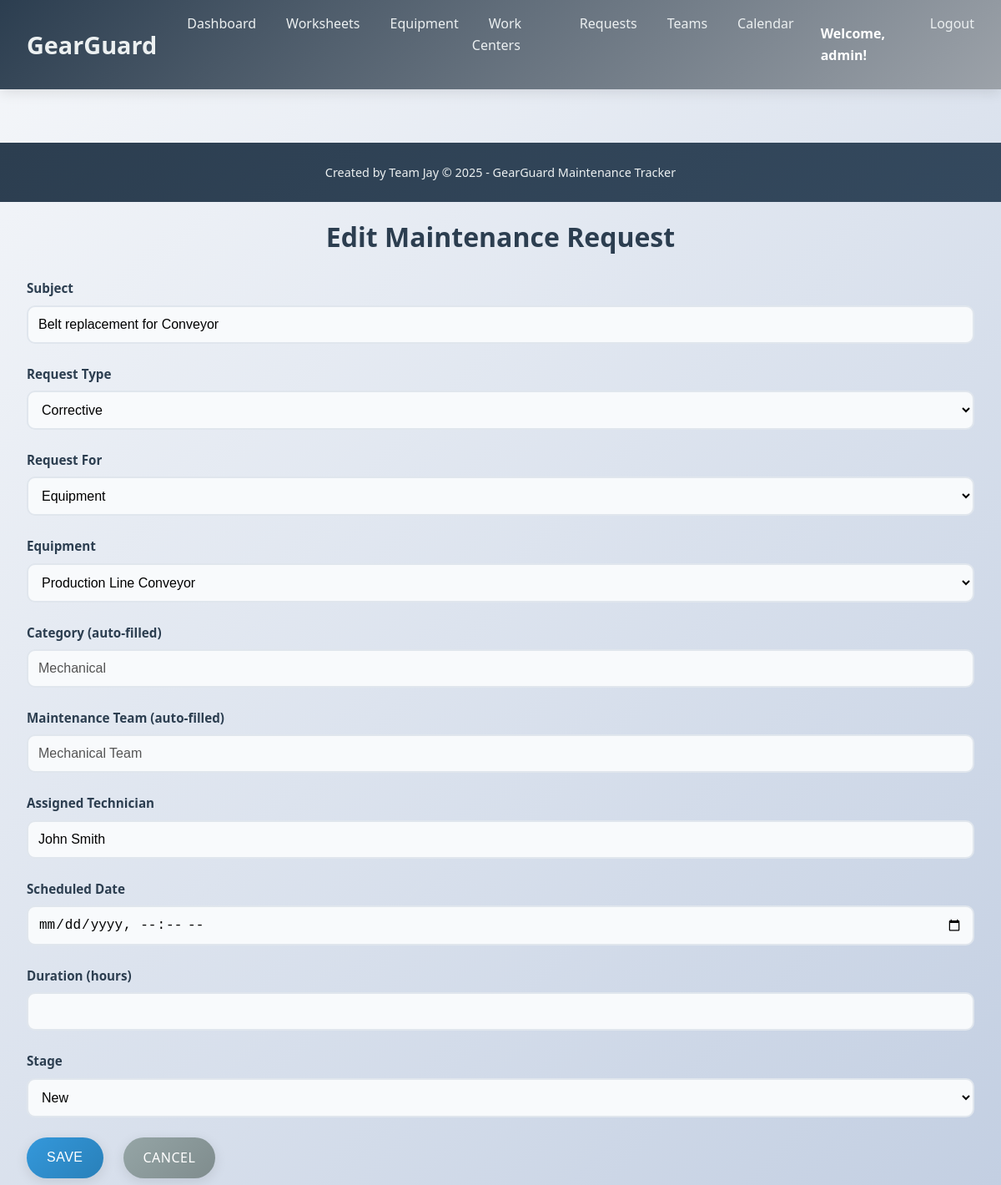
The page /request/1/edit (signed in) on the database its author committed.
### models.py (models this page shows, shortened)
class User(db.Model):
    __tablename__ = 'users'
    id = db.Column(db.Integer, primary_key=True)
    username = db.Column(db.String(80), unique=True, nullable=False)
    email = db.Column(db.String(120), unique=True, nullable=False)
    password_hash = db.Column(db.String(120), nullable=False)
    role = db.Column(db.String(20), default='user')  # admin, manager, user
    created_at = db.Column(db.DateTime, default=datetime.utcnow)

class MaintenanceRequest(db.Model):
    __tablename__ = 'maintenance_requests'
    id = db.Column(db.Integer, primary_key=True)
    subject = db.Column(db.String(200), nullable=False)
    request_type = db.Column(db.String(20), nullable=False)  # Corrective / Preventive
    equipment_id = db.Column(db.Integer, db.ForeignKey('equipment.id'))  # Nullable to allow work center requests
    workcenter_id = db.Column(db.Integer, db.ForeignKey('workcenters.id'))  # Nullable to allow equipment requests
    category = db.Column(db.String(50))
    maintenance_team_id = db.Column(db.Integer, db.ForeignKey('maintenance_teams.id'))
    assigned_technician = db.Column(db.String(100))
    scheduled_date = db.Column(db.DateTime)
    duration_hours = db.Column(db.Float)
    stage = db.Column(db.String(20), default='New')  # New / In Progress / Repaired / Scrap
    created_at = db.Column(db.DateTime, default=datetime.utcnow)
    equipment = db.relationship('Equipment', backref='maintenance_requests')
    workcenter = db.relationship('WorkCenter', backref='maintenance_requests')
    maintenance_team = db.relationship('MaintenanceTeam', backref='maintenance_requests')

class Equipment(db.Model):
    __tablename__ = 'equipment'
    id = db.Column(db.Integer, primary_key=True)
    name = db.Column(db.String(100), nullable=False)
    serial_number = db.Column(db.String(100), unique=True, nullable=False)
    category = db.Column(db.String(50), nullable=False)  # Mechanical / Electrical / IT
    department = db.Column(db.String(50), nullable=False)  # Production / Admin / IT
    assigned_employee = db.Column(db.String(100))
    maintenance_team_id = db.Column(db.Integer, db.ForeignKey('maintenance_teams.id'))
    default_technician = db.Column(db.String(100))
    purchase_date = db.Column(db.Date)
    warranty_end = db.Column(db.Date)
    location = db.Column(db.String(100))
    status = db.Column(db.String(20), default='Active')  # Active / Scrapped
    notes = db.Column(db.Text)
    maintenance_team = db.relationship('MaintenanceTeam', backref='equipment_list')

class MaintenanceTeam(db.Model):
    __tablename__ = 'maintenance_teams'
    id = db.Column(db.Integer, primary_key=True)
    name = db.Column(db.String(100), nullable=False)
    members = db.Column(db.Text)  # Comma-separated list of technician names

### app.py (the view, shortened to what this page needs)
@app.route('/request/<int:id>/edit', methods=['GET', 'POST'])
@login_required
def edit_request(id):
    request_obj = MaintenanceRequest.query.get_or_404(id)
    equipment_list = Equipment.query.all()
    workcenters_list = WorkCenter.query.all()
    teams = MaintenanceTeam.query.all()
    return render_template('request_form.html',
                           request=request_obj,
                           equipment_list=equipment_list,
                           workcenters_list=workcenters_list,
                           teams=teams)

### app.py (called while the page is built)
@app.context_processor
def inject_now():
    return {'now': dt.utcnow}

def login_required(f):
    @wraps(f)
    def decorated_function(*args, **kwargs):
        if 'user_id' not in session:
            flash('Please log in to access this page.', 'error')
            return redirect(url_for('login'))
        return f(*args, **kwargs)
    return decorated_function

@app.context_processor
def inject_user():
    user_id = session.get('user_id')
    if user_id:
        user = User.query.get(user_id)
        return {'current_user': user}
    return {'current_user': None}

### templates/request_form.html (shortened to what this page needs)
<!DOCTYPE html>
<html lang="en">
<head>
    <link rel="stylesheet" href="{{ url_for('static', filename='style.css') }}">
</head>
<body>
    {% include 'base.html' %}
    <div class="container" data-is-new-request="{% if not request %}true{% else %}false{% endif %}">
        <h1>{% if request %}Edit Maintenance Request{% else %}Add Maintenance Request{% endif %}</h1>
        <form method="POST" id="request-form">
            <div class="form-group">
                <label for="subject">Subject</label>
                <input type="text" id="subject" name="subject" value="{{ request.subject if request else '' }}" required>
            </div>
            <div class="form-group">
                <label for="request_type">Request Type</label>
                <select id="request_type" name="request_type" required onchange="toggleScheduledDate()">
                    <option value="Corrective" {% if request and request.request_type == 'Corrective' %}selected{% endif %}>Corrective</option>
                </select>
            </div>
            <div class="form-group">
                <label for="request_for">Request For</label>
                <select id="request_for" name="request_for" required onchange="toggleEquipmentWorkCenter()">
                    <option value="equipment" {% if not request or (request and request.equipment_id) %}selected{% endif %}>Equipment</option>
                </select>
            </div>
            <div id="equipment_section" style="display: none;">
                <div class="form-group">
                    <label for="equipment_id">Equipment</label>
                    <select id="equipment_id" name="equipment_id" onchange="autoFillEquipmentInfo()">
                        {% for equip in equipment_list %}
                            <option value="{{ equip.id }}"
                                    data-category="{{ equip.category }}"
                                    data-team-id="{{ equip.maintenance_team_id }}"
                                    data-default-technician="{{ equip.default_technician or '' }}"
                                    {% if request and request.equipment_id == equip.id %}selected{% endif %}>
                                {{ equip.name }}
                            </option>
                        {% endfor %}
                    </select>
                </div>
            </div>
            <div class="form-group">
                <label for="category">Category (auto-filled)</label>
                <input type="text" id="category" name="category" value="{{ request.category if request else '' }}" readonly disabled>
            </div>
            <div class="form-group">
                <label for="maintenance_team_id">Maintenance Team (auto-filled)</label>
                <input type="text" id="maintenance_team_name" name="maintenance_team_name" value="{{ request.maintenance_team.name if request.maintenance_team else '' }}" readonly disabled>
            </div>
            <div class="form-group">
                <label for="assigned_technician">Assigned Technician</label>
                <input type="text" id="assigned_technician" name="assigned_technician" value="{{ request.assigned_technician if request else '' }}">
            </div>
            <div class="form-group">
                <label for="scheduled_date">Scheduled Date</label>
                <input type="datetime-local" id="scheduled_date" name="scheduled_date" value="{{ request.scheduled_date.strftime('%Y-%m-%dT%H:%M') if request and request.scheduled_date else '' }}">
            </div>
            <div class="form-group">
                <label for="duration_hours">Duration (hours)</label>
                <input type="number" id="duration_hours" name="duration_hours" step="0.1" value="{{ request.duration_hours if request and request.duration_hours else '' }}">
            </div>
            <div class="form-group">
                <label for="stage">Stage</label>
                <select id="stage" name="stage" required>
                    <option value="New" {% if request and request.stage == 'New' %}selected{% endif %}>New</option>
                </select>
            </div>
            <div class="form-actions">
                <button type="submit" class="btn btn-primary">Save</button>
                <a href="{{ url_for('maintenance_requests') }}" class="btn btn-secondary">Cancel</a>
            </div>
        </form>
    </div>
</body>
</html>

### templates/base.html (shortened to what this page needs)
<!DOCTYPE html>
<html lang="en">
<head>
    <link rel="stylesheet" href="{{ url_for('static', filename='style.css') }}">
</head>
<body>
    <nav class="navbar">
        <div class="nav-container">
            <div class="nav-logo">
                <a href="{% if current_user %}{{ url_for('dashboard') }}{% else %}{{ url_for('login') }}{% endif %}"> GearGuard</a>
            </div>
            <ul class="nav-menu">
                {% if current_user %}
                <li class="nav-item">
                    <a href="{{ url_for('dashboard') }}" class="nav-link">Dashboard</a>
                </li>
                <li class="nav-item">
                    <a href="{{ url_for('worksheets') }}" class="nav-link">Worksheets</a>
                </li>
                <li class="nav-item">
                    <a href="{{ url_for('equipment_list') }}" class="nav-link">Equipment</a>
                </li>
                <li class="nav-item">
                    <a href="{{ url_for('workcenters_list') }}" class="nav-link">Work Centers</a>
                </li>
                <li class="nav-item">
                    <a href="{{ url_for('maintenance_requests') }}" class="nav-link">Requests</a>
                </li>
                <li class="nav-item">
                    <a href="{{ url_for('teams_list') }}" class="nav-link">Teams</a>
                </li>
                <li class="nav-item">
                    <a href="{{ url_for('calendar_view') }}" class="nav-link">Calendar</a>
                </li>
                <li class="nav-item">
                    <span class="nav-user">Welcome, {{ current_user.username }}!</span>
                </li>
                <li class="nav-item">
                    <a href="{{ url_for('logout') }}" class="nav-link">Logout</a>
                </li>
                {% endif %}
            </ul>
        </div>
    </nav>
    <main>
    </main>
    <footer class="footer">
        <div class="footer-content">
            <p>Created by Team Jay &copy; 2025 - GearGuard Maintenance Tracker</p>
        </div>
    </footer>
</body>
</html>

### static/style.css (style rules this page uses)
* { margin: 0; padding: 0; box-sizing: border-box; }
body { font-family: 'Segoe UI', Tahoma, Geneva, Verdana, sans-serif; background: linear-gradient(135deg, #f5f7fa 0%, #c3cfe2 100%); color: #2c3e50; line-height: 1.6; min-height: 100vh; }
.navbar { background: linear-gradient(135deg, #2c3e50 0%, #9ca2a9 100%); padding: 1rem 0; box-shadow: 0 4px 15px rgba(0,0,0,0.1); position: sticky; top: 0; z-index: 1000; }
.nav-container { max-width: 1200px; margin: 0 auto; display: flex; justify-content: space-between; align-items: center; padding: 0 2rem; }
.nav-logo a { color: #ecf0f1; font-size: 1.8rem; font-weight: bold; text-decoration: none; transition: color 0.3s ease; }
.nav-menu { display: flex; list-style: none; }
.nav-item { margin-left: 1rem; }
.nav-link { color: #ecf0f1; text-decoration: none; font-weight: 500; transition: all 0.3s ease; padding: 0.75rem 1.25rem; border-radius: 25px; position: relative; overflow: hidden; }
.nav-link::after { content: ''; position: absolute; bottom: 0; left: 50%; width: 0; height: 2px; background: #3498db; transition: all 0.3s ease; transform: translateX(-50%); }
.nav-user { color: white !important; font-weight: bold; padding: 0.75rem 1rem; display: inline-block; }
main { padding: 2rem 0; }
.container { max-width: 1200px; margin: 0 auto; padding: 0 2rem; }
h1 { margin-bottom: 1.5rem; color: #2c3e50; font-size: 2rem; text-align: center; margin-top: 1rem; }
.btn { display: inline-block; padding: 0.75rem 1.5rem; border: none; border-radius: 30px; text-decoration: none; cursor: pointer; font-size: 1rem; font-weight: 500; transition: all 0.3s ease; margin-right: 0.5rem; margin-bottom: 0.5rem; box-shadow: 0 4px 15px rgba(0,0,0,0.1); text-transform: uppercase; letter-spacing: 0.5px; }
.btn-primary { background: linear-gradient(135deg, #3498db 0%, #2980b9 100%); color: white; }
.btn-secondary { background: linear-gradient(135deg, #95a5a6 0%, #7f8c8d 100%); color: white; }
.form-group { margin-bottom: 1.5rem; }
.form-group label { display: block; margin-bottom: 0.5rem; font-weight: 600; color: #2c3e50; font-size: 0.95rem; }
.form-group input, .form-group select, .form-group textarea { width: 100%; padding: 0.75rem; border: 2px solid #e0e6ed; border-radius: 10px; font-size: 1rem; transition: all 0.3s ease; background: #f8fafc; }
.form-actions { margin-top: 1.5rem; display: flex; gap: 1rem; justify-content: flex-start; }
.footer { background: linear-gradient(135deg, #2c3e50 0%, #34495e 100%); color: white; text-align: center; padding: 1.5rem 0; margin-top: auto; }
.footer-content p { margin: 0; font-size: 0.9rem; color: #ecf0f1; }

### rows shown on the page
User: username "admin"
MaintenanceRequest: subject "Belt replacement for Conveyor", request_type "Corrective", request_for "Equipment", equipment_id "Production Line Conveyor", category "Mechanical", assigned_technician "John Smith", stage "New"
MaintenanceTeam: maintenance_team_name "Mechanical Team"
